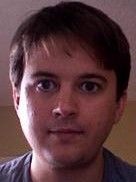
%> input picture images (2).jpg, 136 x 182 px
$ octave Project.m   (GNU Octave 9; MATLAB toolbox functions it lacks are replaced by stand-ins)
%> lines starting %> are read from the running program, lines starting %| are printed output that depends on the picture; in (x1, y1, x2, y2) boxes, pixels count from 0 and x2, y2 are one past the last pixel; in counts of white or black regions, pixels touching at a corner belong together; the program's own positions count from 1
A = imread('C:\Users\Abhishek\Desktop\project\images (2).jpg');
%> A is the input picture: size 182x136x3 uint8; mean R, G, B 91.2, 59.2, 63.5
I = rgb2gray(A);
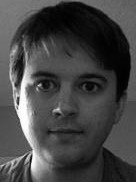
%> I: size 182x136 uint8; min 0, max 255, mean 69.3
J = histeq(I);
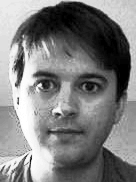
%> J: size 182x136 uint8; min 0, max 255, mean 126.6
K = im2bw(J);
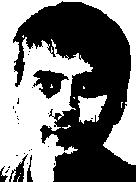
%> K: size 182x136 logical; 49.5% white; 10 white regions (8 under 20 px), largest, box (x1, y1, x2, y2) and area: (0, 0, 136, 182) 11647, (78, 95, 107, 124) 546
Temp = imread('C:\Users\Abhishek\Desktop\project\Picture1.png');
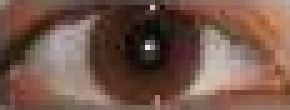
%> input picture Picture1.png, 58 x 22 px (shown 5 times larger)
%> Temp is the input picture: size 22x58x3 uint8; mean R, G, B 116, 86.4, 74.2
Temp = im2bw(Temp);
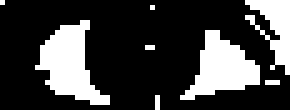
%> Temp: size 22x58 logical (shown 5 times larger); 25.3% white; 8 white regions (5 under 20 px), largest, box (x1, y1, x2, y2) and area: (7, 4, 22, 21) 129, (36, 6, 52, 20) 117, (49, 0, 58, 15) 67
Temp = imresize(Temp,[182,136]);
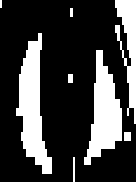
%> Temp: size 182x136 logical; 25.5% white; 8 white regions (1 under 20 px), largest, box (x1, y1, x2, y2) and area: (16, 33, 52, 174) 2527, (84, 50, 122, 165) 2282, (115, 0, 136, 124) 1294
whos
index_pairs = matchFeatures(Temp,K);
%> index_pairs = []
%> (the run ends here)
